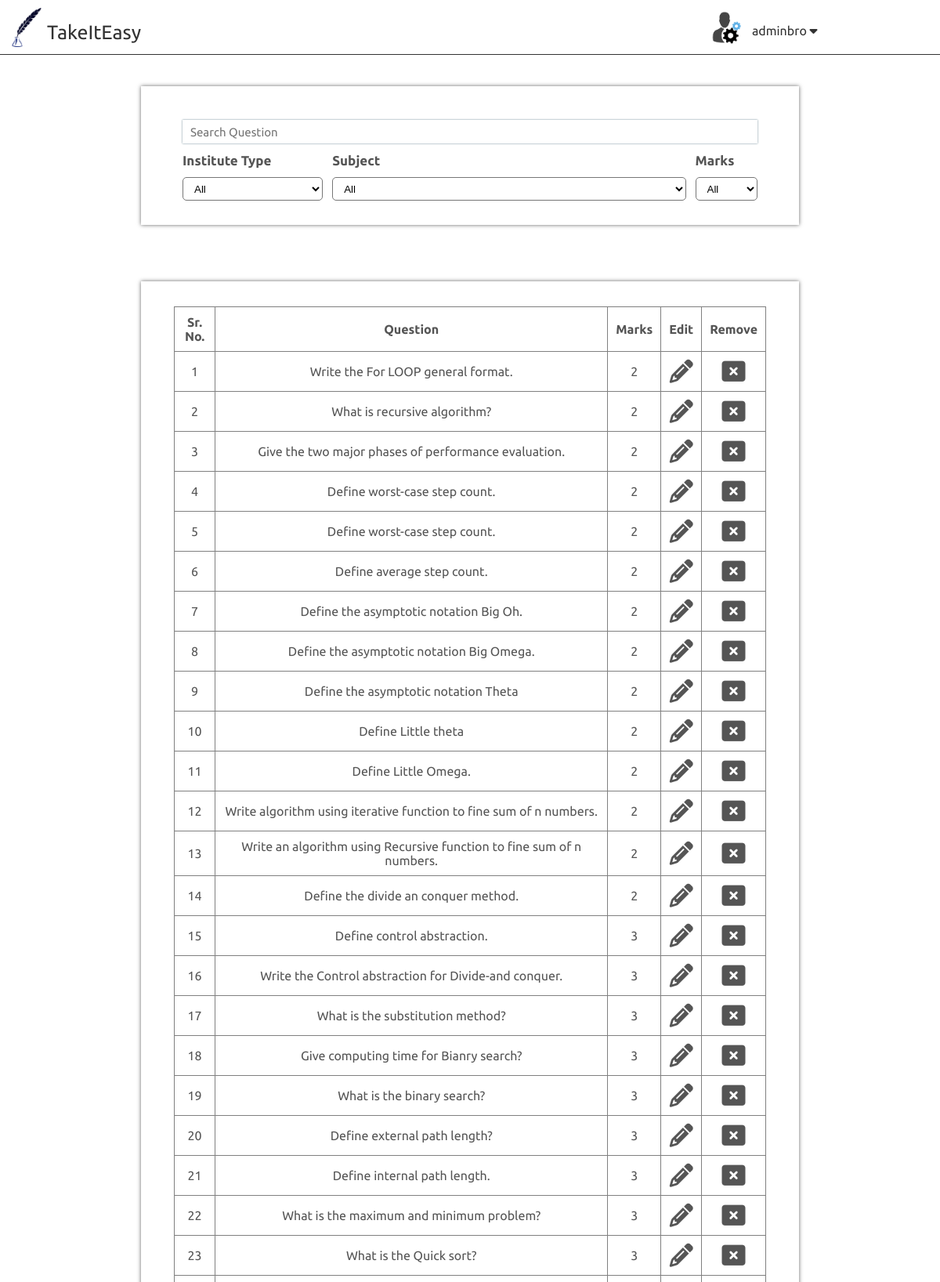
The app's page /editQuestions.php (signed in, upper part) with its own data.
### tables this page shows
CREATE TABLE `users` (
  `id` int(255) NOT NULL,
  `userName` varchar(30) NOT NULL,
  `password` varchar(50) NOT NULL,
  `mail` varchar(50) NOT NULL,
  `propic` varchar(50) NOT NULL,
  `block` tinyint(1) NOT NULL DEFAULT '0',
  `verified` varchar(10) NOT NULL
);

CREATE TABLE `questions` (
  `id` int(255) NOT NULL,
  `question` varchar(5000) NOT NULL,
  `marks` int(100) NOT NULL,
  `subject` varchar(100) NOT NULL,
  `type` varchar(100) NOT NULL
);

### editQuestions.php (the view, shortened to what this page needs)
<?php
include('dbconfig.php');
?>
<!DOCTYPE html>
<html>
<head>
	<link rel="stylesheet" href="vendor/fonts/css/font-awesome.min.css">
	<link rel="stylesheet" type="text/css" href="css/style.css">
	<link rel="stylesheet" type="text/css" href="css/style2.css">
</head>
<body>
	<?php include_once('header.php'); ?>
	<div class="container">
		<div class="row">
			<div class="col-12">
				<div class="paperGenerater">
					<table align="center" cellspacing="10">
						<tr>
							<td colspan="3"><input type='text' class='searchBox' placeholder='Search Question' onkeyup="searchQuestion(this.value)"></td>
						</tr>
						<tr>
							<td><span class="labels">Institute Type</span></td>
							<td><span class="labels">Subject</span></td>
							<td><span class="labels">Marks</span></td>
						</tr>
						<tr>
							<td>
								<select name="instituteType" class="selectBox" onchange="changeExamType(this.value,true);">
									<option value="0all">All</option>
								</select>
							</td>
							<td>
								<select class="selectBox" name="subject" id="subjectBox" onchange="changeSubject(this.value,true);">
									<option value="0all">All</option>
								</select>
							</td>
							<td>
								<select class="selectBox" name="marks" id="marksBox" onchange="updateShowQuestion();">
									<option value="0all">All</option>
								</select>
							</td>
						</tr>
					</table>
				</div>
			</div>
		</div>
		<div class="row">
			<div class="col-12">
				<div class="paperGenerater">
					<table align="center" cellspacing="10" cellpadding="10" class="editQueTable" border="1">
						<thead>
							<tr>
								<th>Sr. No.</th>
								<th>Question</th>
								<th>Marks</th>
								<th>Edit</th>
								<th>Remove</th>
							</tr>
						</thead>
						<tbody id="questionsToEdit">
						<?php
							$srno=1;
							$allQuestions=mysqli_query($dbase,"SELECT `id`,`question`,`marks` FROM `questions`");
							$toPrint="";
							while($question=mysqli_fetch_assoc($allQuestions))
							{
								$toPrint.="
								<tr>
									<td>$srno</td>
									<td>".$question['question']."</td>
									<td>".$question['marks']."</td>
									<td><i class='fa fa-pencil editBtnQue' onclick=\"editQuestion(event,$srno,".$question['id'].")\"></i></td>
									<td><i class='fa fa-window-close deleteBtnQue' onclick=\"deleteQuestion(event,$srno,".$question['id'].")\"></i></td>
								</tr>
								";
								$srno++;
							}
							echo $toPrint;
						?>
						</tbody>
					</table>
				</div>
			</div>
		</div>
	</div>
</body>
</html>

### header.php (shortened to what this page needs)
<div class="row header">
	<div class="col-3 col-sl-6">
		<img src="extra/img/logo.png" class="logoImg" onclick="location.href='index.php'"><span class="logo" onclick="location.href='index.php'">TakeItEasy</span>
	</div>
	<div class="col-6"></div>
	<div class="col-3 col-sl-6">
	<?php
	if (isset($_SESSION['login'])) {
		$location='propics/';
		$userName=$_SESSION['login'];
		$propic=mysqli_fetch_assoc(mysqli_query($dbase,"SELECT `propic` FROM `users` WHERE `userName`='$userName'"));
		$propic=$propic['propic'];
		$locationProfilePic=$location.$propic;
		echo "<img class='headerPic' onclick='dropDownShower()' src='$locationProfilePic'></img><span class='loggedUser' onclick='dropDownShower()'>".$userName." <i class='fa fa-caret-down'></i></span>";
	}
	?>
	</div>
</div>

### css/style.css (style rules this page uses)
* { box-sizing: border-box; }
body { margin: 0; padding: 0; font-family: 'Ubuntu', sans-serif; }
@media (min-width: 767px) { .container { width: 70%; margin: 0 auto; } }
@media (min-width: 767px) { .row { width: 100%; display: flex; margin: 0 auto; } }
@media (min-width: 767px) { .col-3 { width: 25%; } }
@media (min-width: 767px) { .col-6 { width: 50%; } }
@media (min-width: 767px) { .col-12 { width: 100%; } }
@media (min-width: 767px) { .logo { font-size: 25px; color: #333; display: inline-block; position: relative; top: -10px; cursor: pointer; } }
@media (min-width: 767px) { .logoImg { width: 50px; height: 50px; margin-left: 10px; margin-top: 10px; cursor: pointer; } }
@media (min-width: 767px) { .header { border-bottom: 1px solid #333; height: 70px; } }
@media (min-width: 767px) { .loggedUser { display: inline-block; position: relative; top: -15px; left: 10px; color: #333; cursor: pointer; } }
@media (min-width: 767px) { .headerPic { display: inline-block; width: 50px; height: 50px; margin-top: 10px; cursor: pointer; } }
@media (min-width: 767px) { .searchBox { width: 100%; display: block; height: 30px; outline: 0; border: 0; box-shadow: 0px 0px 2px #607d8b; margin-top: 20px; padding-left: 10px; font-family: "Ubuntu", sans-serif; font-size: 15px; color: #333; } }
@media (min-width: 767px) { .selectBox { width: 100%; height: 30px; background-color: transparent; padding-left: 10px; border-radius: 5px; outline: none; } }
@media (min-width: 767px) { .paperGenerater { width: 100%; max-height: 10000px; margin: 0 auto; margin-top: 5vh; margin-bottom: 4vh; //border: 1px solid #555; box-shadow: 0px 0px 5px #666; padding-top: 12px; padding-bottom: 20px; overflow-x: auto; } }
@media (min-width: 767px) { .paperGenerater table { width: 90%; margin: 0 auto; text-align: center; color: red; } }
@media (min-width: 767px) { .paperGenerater td { position: relative; } }
@media (min-width: 767px) { .labels { display: block; font-weight: 900; color: #555; font-size: 17px; text-align: left; } }
table.editQueTable { color: #555; border-collapse: collapse; margin-top: 20px; }
.deleteBtnQue,.editBtnQue,.approvBtnQue { display: block; font-size: 30px; color: #555; cursor: pointer; }

### css/style2.css (style rules this page uses)
table.editQueTable { color: #555; border-collapse: collapse; margin-top: 20px; }
.deleteBtnQue,.editBtnQue,.approvBtnQue { display: block; font-size: 30px; color: #555; cursor: pointer; }

### records on screen
users: propic (picture)
questions: question "Write the For LOOP general format.", marks "2"
questions: question "What is recursive algorithm?", marks "2"
questions: question "Give the two major phases of performance evaluation.", marks "2"
questions: question "Define worst-case step count.", marks "2"
questions: question "Define worst-case step count.", marks "2"
questions: question "Define average step count.", marks "2"
questions: question "Define the asymptotic notation Big Oh.", marks "2"
questions: question "Define the asymptotic notation Big Omega.", marks "2"
questions: question "Define the asymptotic notation Theta", marks "2"
questions: question "Define Little theta", marks "2"
questions: question "Define Little Omega.", marks "2"
questions: question "Write algorithm using iterative function to fine sum of n numbers.", marks "2"
questions: question "Write an algorithm using Recursive function to fine sum of n numbers.", marks "2"
questions: question "Define the divide an conquer method.", marks "2"
questions: question "Define control abstraction.", marks "3"
questions: question "Write the Control abstraction for Divide-and conquer.", marks "3"
questions: question "What is the substitution method?", marks "3"
questions: question "Give computing time for Bianry search?", marks "3"
questions: question "What is the binary search?", marks "3"
questions: question "Define external path length?", marks "3"
questions: question "Define internal path length.", marks "3"
questions: question "What is the maximum and minimum problem?", marks "3"
questions: question "What is the Quick sort?", marks "3"

### other values on screen
$userName "adminbro"
